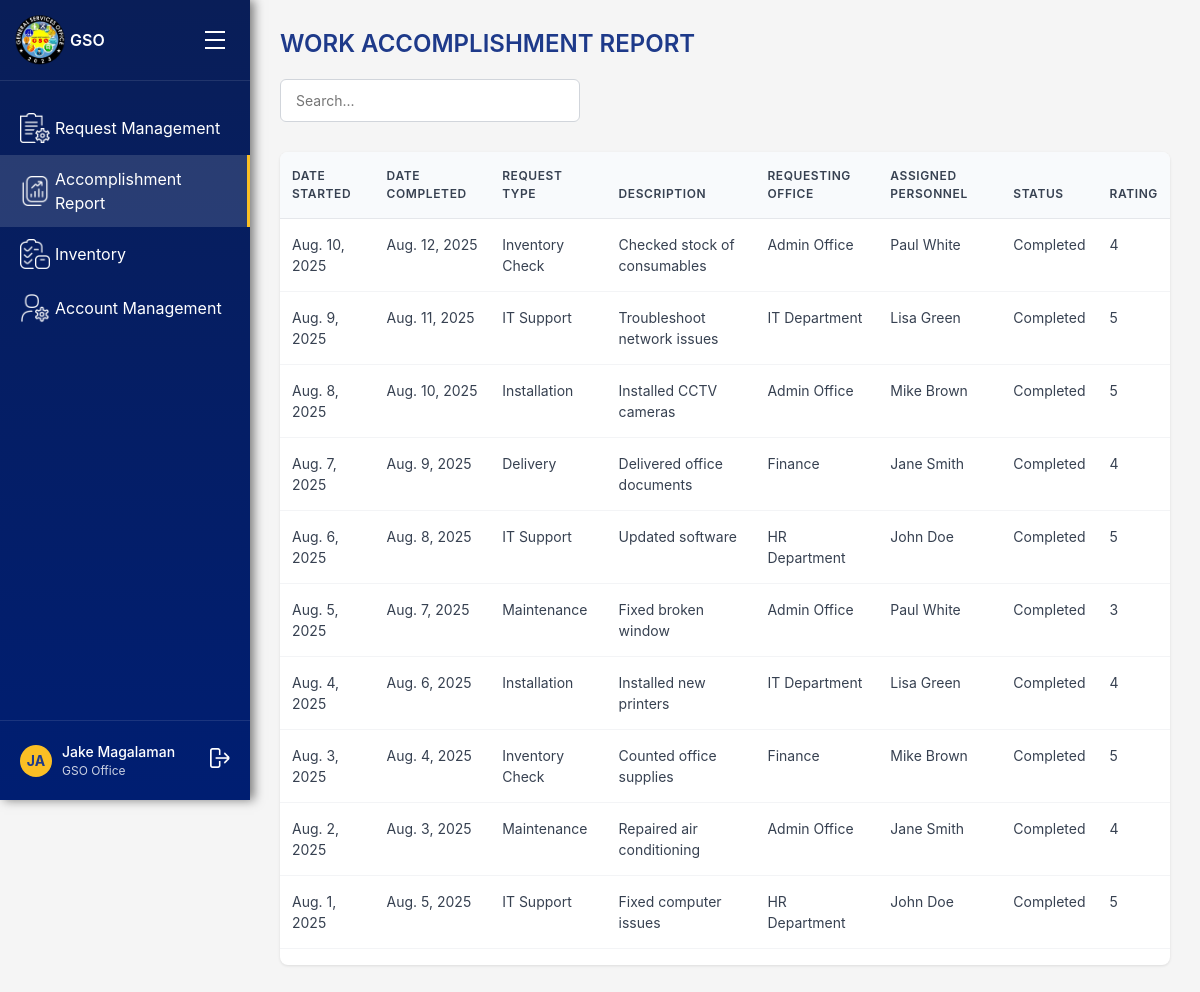
Page /reports/accomplishment-report/ (signed in) on the committed database.
### accounts/models.py (models this page shows)
class User(AbstractUser):
    ROLE_CHOICES = [
        ('gso', 'GSO Office'),
        ('unit_head', 'Unit Head'),
        ('personnel', 'Personnel'),
        ('employee', 'Employee'),
    ]
    UNIT_CHOICES = [
        ('admin', 'Admin'),
        ('maintenance', 'Maintenance'),
        ('electrical', 'Electrical'),
        ('utilities', 'Utilities'),
        ('motorpool', 'Motorpool'),
    ]
    STATUS_CHOICES = [
        ('active', 'Active'),
        ('inactive', 'Inactive'),
    ]
    status = models.CharField(max_length=10, choices=STATUS_CHOICES, default='active')
    role = models.CharField(max_length=20, choices=ROLE_CHOICES)
    unit = models.CharField(max_length=50, choices=UNIT_CHOICES, default='unassigned')

### reports/models.py (models this page shows, shortened)
class WorkAccomplishmentReport(models.Model):
    date_started = models.DateField()
    date_completed = models.DateField(null=True, blank=True)
    request_type = models.CharField(max_length=100)
    description = models.TextField()
    requesting_office = models.CharField(max_length=255)
    assigned_personnel = models.CharField(max_length=255)
    status = models.CharField(max_length=50)
    rating = models.CharField(max_length=50, null=True, blank=True)
    created_at = models.DateTimeField(auto_now_add=True)

### reports/views.py (the view)
# urls.py: path("accomplishment-report/", views.accomplishment_report, name="accomplishment_report"),
@login_required
def accomplishment_report(request):
    reports = WorkAccomplishmentReport.objects.all().order_by("-date_started")
    return render(
        request,
        "gso_office/accomplishment_report/accomplishment_report.html",
        {"reports": reports}
    )

### templates/gso_office/accomplishment_report/accomplishment_report.html (shortened to what this page needs)
{% extends "gso_office/gso_base_dashboard.html" %}
{% block main_content %}
<div class="header">
    <h1 class="page-title">WORK ACCOMPLISHMENT REPORT</h1>
    <input type="text" class="search-bar" placeholder="Search...">
</div>
<div class="table-container">
    <table class="table">
        <thead>
            <tr>
            <th>Date Started</th>
            <th>Date Completed</th>
            <th>Request Type</th>
            <th>Description</th>
            <th>Requesting Office</th>
            <th>Assigned Personnel</th>
            <th>Status</th>
            <th>Rating</th>
            </tr>
        </thead>
        <tbody>
            {% for report in reports %}
            <tr>
                <td>{{ report.date_started }}</td>
                <td>{{ report.date_completed|default:"-" }}</td>
                <td>{{ report.request_type }}</td>
                <td>{{ report.description }}</td>
                <td>{{ report.requesting_office }}</td>
                <td>{{ report.assigned_personnel }}</td>
                <td>{{ report.status }}</td>
                <td>{{ report.rating|default:"Not Rated" }}</td>
            </tr>
            {% empty %}
            <tr>
                <td colspan="8">No reports available</td>
            </tr>
            {% endfor %}
        </tbody>
        </table>
</div>
{% endblock %}

### templates/gso_office/gso_base_dashboard.html (shortened to what this page needs)
{% load static %}
<!DOCTYPE html>
<html lang="en">
<head>
  <link href="https://cdn.jsdelivr.net/npm/bootstrap@5.3.3/dist/css/bootstrap.min.css" rel="stylesheet">
  <link rel="stylesheet" href="{% static 'css/gso_dashboard.css' %}" />
</head>
<body>
<div class="sidebar">
    <div class="logo-section">
        <div class="logo">
          <img src="{% static 'images/gso_logo.png' %}" alt="General Services Office Logo">
        </div>
        <span style="font-weight: 600;">GSO</span>
        <div class="hamburger">
            <div style="width: 20px; height: 2px; background: white; margin: 3px 0;"></div>
            <div style="width: 20px; height: 2px; background: white; margin: 3px 0;"></div>
            <div style="width: 20px; height: 2px; background: white; margin: 3px 0;"></div>
        </div>
    </div>
    {% url 'request_management' as request_management_url %}
    {% url 'accomplishment_report' as accomplishment_report_url %}
    {% url 'gso_inventory' as gso_inventory_url %}
    {% url 'account_management' as account_management_url %}
    <div class="nav-menu">
        <a href="{{ request_management_url }}" class="nav-link">
            <div class="nav-item {% if request.path == request_management_url %}active{% endif %}">
                <div class="nav-icon">
                    <img src="{% static 'images/gso_office/request_icon.png' %}" alt="Request Management">
                </div>
                <span>Request Management</span>
            </div>
        </a>
        <a href="{{ accomplishment_report_url }}" class="nav-link">
            <div class="nav-item {% if request.path == accomplishment_report_url %}active{% endif %}">
                <div class="nav-icon">
                    <img src="{% static 'images/gso_office/report_icon.png' %}" alt="Accomplishment Report">
                </div>
                <span>Accomplishment Report</span>
            </div>
        </a>
        <a href="{{ gso_inventory_url }}" class="nav-link">
            <div class="nav-item {% if request.path == gso_inventory_url %}active{% endif %}">
                <div class="nav-icon">
                    <img src="{% static 'images/unit_head/inventory_icon.png' %}" alt="Inventory">
                </div>
                <span>Inventory</span>
            </div>
        </a>
        <a href="{{ account_management_url }}" class="nav-link">
            <div class="nav-item {% if request.path == account_management_url %}active{% endif %}">
                <div class="nav-icon">
                    <img src="{% static 'images/gso_office/account_icon.png' %}" alt="Account Management">
                </div>
                <span>Account Management</span>
            </div>
        </a>
    </div>
    <div class="user-section">
        <div class="user-avatar">
            {{ user.first_name|default:user.username|slice:":2"|upper }}
        </div>
        <div class="user-info">
            <div class="user-name">{{ user.get_full_name|default:user.username }}</div>
            <div class="user-role">{{ user.get_role_display }}</div>
        </div>
        <div class="logout-icon" style="margin-left: auto; cursor: pointer;">
            <form method="post" action="{% url 'logout' %}" style="display: inline;">
                <button type="submit" style="background: none; border: none; color: inherit; cursor: pointer;">
                    <img src="{% static 'images/logout.png' %}" alt="Logout">
                </button>
            </form>
        </div>
    </div>
</div>
<div class="main-content">
    {% block main_content %}{% endblock %}
</div>
</body>
</html>

### static/css/gso_dashboard.css (style rules this page uses)
* { margin: 0; padding: 0; box-sizing: border-box; }
body { font-family: -apple-system, BlinkMacSystemFont, 'Segoe UI', Roboto, sans-serif; background-color: #f5f5f5; display: flex; min-height: 100vh; }
.sidebar { width: 250px; background: linear-gradient(180deg, #091e58 0%, #001e72 100%); color: white; display: flex; flex-direction: column; position: fixed; height: 100vh; left: 0; top: 0; box-shadow: 4px 0 10px rgba(0, 0, 0, 0.5); }
.logo-section { padding: 20px; display: flex; align-items: center; gap: 10px; border-bottom: 1px solid rgba(255, 255, 255, 0.1); }
.logo { width: 40px; height: 40px; background: #fbbf24; border-radius: 50%; display: flex; align-items: center; justify-content: center; font-weight: bold; color: #1e3a8a; }
.hamburger { margin-left: auto; cursor: pointer; padding: 5px; }
.nav-menu { flex: 1; padding: 20px 0; }
.nav-item { display: flex; align-items: center; padding: 12px 20px; cursor: pointer; transition: background-color 0.2s; gap: 5px; }
.nav-item.active { background-color: rgba(233, 233, 233, 0.15); border-right: 3px solid #fbbf24; }
.nav-icon img { width: 30px; height: auto; object-fit: contain; display: block; }
.nav-link { text-decoration: none; color: inherit; display: block; }
.user-section { padding: 20px; border-top: 1px solid rgba(255, 255, 255, 0.1); display: flex; align-items: center; gap: 10px; }
.user-avatar { width: 32px; height: 32px; background: #fbbf24; border-radius: 50%; display: flex; align-items: center; justify-content: center; font-weight: bold; color: #1e3a8a; font-size: 14px; }
.user-info { flex: 1; }
.user-name { font-size: 14px; font-weight: 500; }
.user-role { font-size: 12px; opacity: 0.8; }
.logout-icon img { width: 20px; height: auto; object-fit: contain; display: block; }
.main-content { flex: 1; margin-left: 250px; padding: 30px; }
.header { margin-bottom: 30px; }
.page-title { font-size: 24px; font-weight: 600; color: #1e3a8a; margin-bottom: 20px; }
.search-bar { width: 300px; padding: 10px 15px; border: 1px solid #d1d5db; border-radius: 6px; font-size: 14px; }
.table-container { background: white; border-radius: 8px; box-shadow: 0 1px 3px rgba(0, 0, 0, 0.1); overflow: hidden; }
.table { width: 100%; border-collapse: collapse; }
.table th { background-color: #f8fafc; padding: 15px 12px; text-align: left; font-weight: 600; font-size: 12px; color: #374151; text-transform: uppercase; letter-spacing: 0.05em; border-bottom: 1px solid #e5e7eb; }
.table td { padding: 15px 12px; border-bottom: 1px solid #f3f4f6; font-size: 14px; color: #374151; }
.logo img { width: 50px; height: auto; }
.hamburger { display: flex; flex-direction: column; cursor: pointer; padding: 5px; margin-left: auto; }
.sidebar { transition: transform 0.3s ease; }

### rows in the picture
User: first_name "JA", get_full_name "Jake Magalaman", role "GSO Office"
WorkAccomplishmentReport: date_started "Aug. 10, 2025", date_completed "Aug. 12, 2025", request_type "Inventory Check", description "Checked stock of consumables", requesting_office "Admin Office", assigned_personnel "Paul White", status "Completed", rating "4"
WorkAccomplishmentReport: date_started "Aug. 9, 2025", date_completed "Aug. 11, 2025", request_type "IT Support", description "Troubleshoot network issues", requesting_office "IT Department", assigned_personnel "Lisa Green", status "Completed", rating "5"
WorkAccomplishmentReport: date_started "Aug. 8, 2025", date_completed "Aug. 10, 2025", request_type "Installation", description "Installed CCTV cameras", requesting_office "Admin Office", assigned_personnel "Mike Brown", status "Completed", rating "5"
WorkAccomplishmentReport: date_started "Aug. 7, 2025", date_completed "Aug. 9, 2025", request_type "Delivery", description "Delivered office documents", requesting_office "Finance", assigned_personnel "Jane Smith", status "Completed", rating "4"
WorkAccomplishmentReport: date_started "Aug. 6, 2025", date_completed "Aug. 8, 2025", request_type "IT Support", description "Updated software", requesting_office "HR Department", assigned_personnel "John Doe", status "Completed", rating "5"
WorkAccomplishmentReport: date_started "Aug. 5, 2025", date_completed "Aug. 7, 2025", request_type "Maintenance", description "Fixed broken window", requesting_office "Admin Office", assigned_personnel "Paul White", status "Completed", rating "3"
WorkAccomplishmentReport: date_started "Aug. 4, 2025", date_completed "Aug. 6, 2025", request_type "Installation", description "Installed new printers", requesting_office "IT Department", assigned_personnel "Lisa Green", status "Completed", rating "4"
WorkAccomplishmentReport: date_started "Aug. 3, 2025", date_completed "Aug. 4, 2025", request_type "Inventory Check", description "Counted office supplies", requesting_office "Finance", assigned_personnel "Mike Brown", status "Completed", rating "5"
WorkAccomplishmentReport: date_started "Aug. 2, 2025", date_completed "Aug. 3, 2025", request_type "Maintenance", description "Repaired air conditioning", requesting_office "Admin Office", assigned_personnel "Jane Smith", status "Completed", rating "4"
WorkAccomplishmentReport: date_started "Aug. 1, 2025", date_completed "Aug. 5, 2025", request_type "IT Support", description "Fixed computer issues", requesting_office "HR Department", assigned_personnel "John Doe", status "Completed", rating "5"
